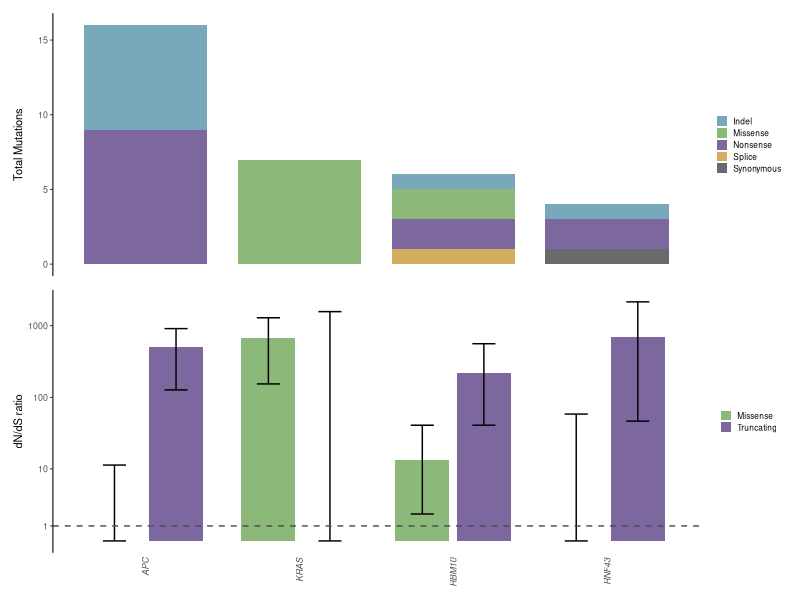

This chart was generated by the following R code:
library(readr)
library(dplyr)
library(tidyr)
library(ggplot2)
library(patchwork)

#### Prep ####
# Read in data
nprog <- read_tsv("data/variants/dndscv/dndscv_genes_non_prog_pre.tsv")
nprog_ci <- read_tsv("data/variants/dndscv/non_prog_pre_gene_ci.tsv") |>
    filter(!gene == "TP53")

# Filter and reshape data
muts_df <- nprog |>
  select(gene_name, n_syn, n_mis, n_non, n_spl, n_ind, qglobal_cv) |>
  filter(qglobal_cv < 0.05) |>
  pivot_longer(
    cols = starts_with("n_"),
    names_to = "mutation_type",
    values_to = "count"
  ) |>
  mutate(
    mutation_type = recode(mutation_type,
      n_syn = "Synonymous", n_mis = "Missense", n_non = "Nonsense",
      n_spl = "Splice", n_ind = "Indel"
    )
  )

ci_df <- nprog_ci |>
  rename(gene_name = gene) |>
  tidyr::pivot_longer(cols = starts_with(c("mis", "tru")),
                      names_to = c("type", ".value"),
                      names_pattern = "(mis|tru)_(.*)") |>
  mutate(type = dplyr::recode(type,
                         "mis" = "Missense",
                         "tru" = "Truncating")
        )

# Set order of genes
genes_order <- muts_df |>
    arrange(qglobal_cv) |>
    pull(gene_name) |>
    unique()

muts_df <- muts_df |>
    mutate(gene_name = factor(gene_name, labels = genes_order))

ci_df <- ci_df |>
    mutate(gene_name = factor(gene_name, labels = genes_order))


# Define colour palette
mutation_colours <- c(
  "Missense"   = "#8cb87aff",  
  "Truncating" = "#7c679eff",
  "Indel" = "#77a9baff",
  "Nonsense" = "#7c679eff",
  "Splice" = "#d5ad5eff",
  "Synonymous" ="#696a6bff"
)

# Counts barplot
counts_barplot <- ggplot(muts_df, aes(x = gene_name, y = count, fill = mutation_type)) +
  geom_col(width = 0.8) +
  scale_fill_manual(values = mutation_colours) +
  labs(
    x = NULL,
    y = "Total Mutations",
    fill = NULL
  ) +
  theme_classic(base_size = 8) +
  theme(
    axis.text.x = element_blank(),
    axis.line.x = element_blank(),
    axis.ticks.x = element_blank(),
    legend.position = "right",
    legend.text  = element_text(size = 6),
    legend.key.size = unit(0.3, "cm")  
  )

# dnds ratios barplot
# Plot
ci_barplot <- ggplot(ci_df, aes(x = gene_name, y = mle, fill = type)) +
  geom_col(position = position_dodge(width = 0.8), width = 0.7) +
  geom_errorbar(
    aes(ymin = low, ymax = high),
    position = position_dodge(width = 0.8),
    width = 0.3
  ) +
    geom_hline(yintercept = 1, linetype = "dashed", colour = "grey30") +
  scale_fill_manual(values = mutation_colours) +
  scale_y_log10(trans = "pseudo_log", breaks = c(1, 10, 100, 1000, 10000)) +
  labs(
    x = NULL,
    y = "dN/dS ratio",
    fill = NULL
  ) +
  theme_classic(base_size = 8) +
  theme(
    axis.text.x = element_text(angle = 90, hjust = 1, vjust = 0.5, face = "italic"),
    axis.line.x = element_blank(),
    axis.ticks.x = element_blank(),
    legend.position = "right",
    legend.text  = element_text(size = 6),
    legend.key.size = unit(0.3, "cm")
  )

# Combine plots
combined_plot <- counts_barplot / ci_barplot + plot_layout(heights = c(1, 1))

ggsave("plots/dndscv/precursors/dndscv_n_progressors_plot.png",
        plot = combined_plot, height = 3.5, width = 3.2, dpi = 300)
